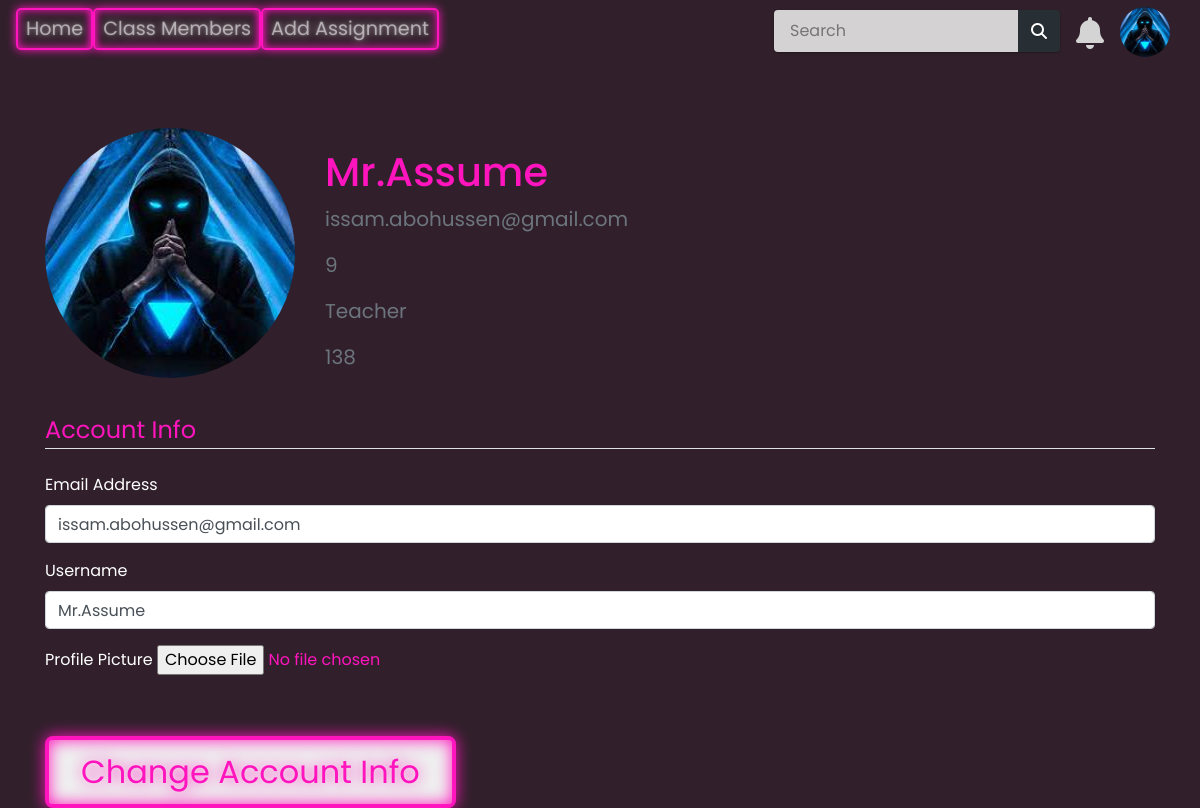
Screenshot of /profile (signed in) with the database file from the repository.
### tables this page shows
CREATE TABLE users (id INTEGER PRIMARY KEY AUTOINCREMENT NOT NULL, username TEXT NOT NULL, email TEXT NOT NULL, password TEXT NOT NULL, role TEXT NOT NULL, school TEXT NOT NULL, grade TEXT NOT NULL, profile_pic TEXT NOT NULL, groupNumber INTEGER NOT NULL);

### app.py (the view, shortened to what this page needs)
@app.route('/profile', methods=['GET', 'POST'])
@login_required
def profile():
    row = db.execute("SELECT * FROM users WHERE id = ?", session["user_id"])
    username = row[0]["username"]
    email = row[0]["email"]
    password = row[0]["password"]
    role = row[0]["role"]
    grade = row[0]["grade"]
    profile_pic_path = row[0]["profile_pic"]
    image_file = profile_pic_path
    groupNumber = row[0]["groupNumber"]
    navbar_data = get_navbar_data(session["user_id"])
    return render_template('profile.html', title='Account', image_file=os.path.join(app.config["UPLOAD_FODER"], image_file), username=username, email=email, password=password, role=role, grade=grade,groupNumber=groupNumber, loggedIn="True", navbar_data=navbar_data)

### app.py (called while the page is built)
@app.after_request
def after_request(response):
    response.headers["Cache-Control"] = "no-cache, no-store, must-revalidate"
    response.headers["Expires"] = 0
    response.headers["Pragma"] = "no-cache"
    return response

### helpers.py (called while the page is built, shortened)
def login_required(f):
    @wraps(f)
    def decorated_function(*args, **kwargs):
        if session.get("user_id") is None:
            return redirect("/login")
        return f(*args, **kwargs)
    return decorated_function

def get_navbar_data(userId):
    row = db.execute("SELECT * FROM users WHERE id = ?", userId)
    role = row[0]["role"]
    username = row[0]["username"]
    groupNumber = row[0]["groupNumber"]
    profile_pic_path = row[0]["profile_pic"]
    notifications = db.execute("SELECT * FROM notifications WHERE userId = ? ORDER BY dateTime DESC;", session["user_id"])
    navbar_data = [
        {"username": username,
        "groupNumber": groupNumber,
        "role": role,
        "profile_pic_path": profile_pic_path},
        {"notifications": notifications},
        {"notificationslenght": len(notifications)}
    ]
    return navbar_data

### templates/profile.html (shortened to what this page needs)
{% extends "base.html" %} {% block title %}Verify{% endblock %} {% block content %}
<head>
    <link rel="stylesheet" href="{{ url_for('static', filename='styles/btn_style.css')}}">
    <link rel="stylesheet" href="{{ url_for('static', filename='styles/style.css')}}">
</head>
<body >
</body>
<div class="content-section">
    <div class="media">
        <img class="rounded-circle account-img" src="{{ image_file }}">
        <div class="media-body">
            <h2 class="account-heading username-text">{{ username }}</h2>
            <p class="text-secondary email-text">{{ email }}</p>
            <p class="text-secondary email-text">{{ grade }}</p>
            <p class="text-secondary email-text">{{ role }}</p>
            <p class="text-secondary email-text">{{ groupNumber }}</p>
        </div>
    </div>
    <br />
    <form method="POST" action="/profile" enctype="multipart/form-data">
        <fieldset class="form-group">
            <legend class="border-bottom mb-4">Account Info</legend>
            <div class="form-group">
                <label for="email" style="color:white;">Email Address</label>
                <input autocomplete="off" type="email" class="form-control" id="email" name="email" placeholder="Enter email" value="{{ email }}"/>
            </div>
            <div class="form-group">
                <label for="username" style="color:white;">Username</label>
                <input autocomplete="off" type="text" class="form-control" id="username" name="username" placeholder="Enter Username" value="{{ username }}"/>
            </div>
            <div class="form-group">
                <label for="Image" style="color:white;">Profile Picture</label>
                <input autocomplete="off" type="file" accept="image/*" id="Image" name="Image" placeholder="Select Image" "/>
            </div>
        </fieldset>
        <br />
        <button type="submit" class="neon-button">Change Account Info</button>
    </form>
</div>
{% endblock %}

### templates/base.html (shortened to what this page needs)
<!DOCTYPE html>
<html>
<head>
    <link rel="stylesheet" href="https://stackpath.bootstrapcdn.com/bootstrap/4.4.1/css/bootstrap.min.css" />
    <link rel="stylesheet" href="https://stackpath.bootstrapcdn.com/font-awesome/4.7.0/css/font-awesome.min.css" />
    <link rel="stylesheet" href="/static/styles/base.css"/>
</head>
<body>
    <nav class="navbar navbar-expand-lg navbar-dark">
        <div class="collapse navbar-collapse" id="navbar">
            <div class="navbar-nav">
                {% if  loggedIn=="True"%}
                <a class="nav-item nav-link neon-button-nav" id="home" href="/">Home</a>
                <a class="nav-item nav-link neon-button-nav" id="ClassMembers" href="/ClassMembers">Class Members</a>
                {% if  navbar_data[0]["role"] =="Teacher"%}
                <a class="nav-item nav-link neon-button-nav" id="AddVokabulary" href="/AddAssignment">Add Assignment</a>
                {% endif %}
                {% else %}
                <a class="nav-item nav-link neon-button-nav" id="login" href="/login">Login</a>
                <a class="nav-item nav-link neon-button-nav" id="signUp" href="/sign-up">Sign Up</a>
                {% endif %}
            </div>
            {% if  loggedIn=="True"%}
    <div class="action">
      <div id="profile" class="profile">
        <img src="/static/profile_pics/{{ navbar_data[0]["profile_pic_path"] }}">
      </div>
    </div>
    <div id="wrapper" class="wrapper">
      <div class="notification_wrap">
        <div class="notification_icon">
          <i class="fas fa-bell"></i>
        </div>
    </div>
  </div>
      <div class="search">
        <input autocomplete="off" id="serchBox" type="text" class="textbox" placeholder="Search">
        <input title="Search" value="" type="submit" class="button">
    </div>
    {% endif %}
    </nav>
    <div class="container">{% block content %} {% endblock %}</div>
</body>
</html>

### static/styles/base.css (style rules this page uses)
* { margin: 0; padding: 0; font-family: 'Poppins', sans-serif; }
.action { position: fixed; top: 7px; right: 30px; z-index: 10; }
.action .profile { position: relative; width: 50px; height: 50px; border-radius: 50%; overflow: hidden; cursor: pointer; }
.action .profile img { position: absolute; top: 0; left: 0; width: 100%; height: 100%; object-fit: cover; }
.wrapper { position: fixed; top: 10px; right: -140px; z-index: 9; }
.notification_wrap { width: 500px; }
.notification_wrap .notification_icon { position: relative; width: 50px; height: 50px; font-size: 32px; margin: 0 auto; text-align: center; color: #d4d4d4; }
.notification_wrap .notification_icon .fa-bell { cursor: pointer; }
.search { outline: 0; -webkit-box-shadow: 0 1px 3px rgba(0, 0, 0, 0.12), 0 1px 2px rgba(0, 0, 0, 0.24); box-shadow: 0 1px 3px rgba(0, 0, 0, 0.12), 0 1px 2px rgba(0, 0, 0, 0.24); -webkit-border-radius: 4px; border-radius: 4px; position: fixed; top: 10px; right: 140px; z-index: 11; }
.search > .textbox { outline: 0; height: 42px; width: 244px; line-height: 42px; padding: 0 16px; background-color: rgba(255, 255, 255, 0.8); color: #212121; border: 0; float: left; -webkit-border-radius: 4px 0 0 4px; border-radius: 4px 0 0 4px; }
.search > .button { outline: 0; background: none; background-color: rgba(38, 50, 56, 0.8); float: left; height: 42px; width: 42px; text-align: center; line-height: 42px; border: 0; color: #FFF; font: normal normal normal 14px/1 FontAwesome; font-size: 16px; text-rendering: auto; text-shadow: 0 1px 1px rgba(0, 0, 0, 0.2); -webkit-transition: background-color .4s ease; transition: background-color .4s ease; -webkit-border-radius: 0 4px 4px 0; border-radius: 0 4px 4px 0; }

### static/styles/btn_style.css (style rules this page uses)
:root { --clr-neon: hsl(317 100% 54%); --clr-bg: hsl(323 21% 16%); }
*, *::before, *::after { box-sizing: border-box; }
body { min-height: 100vh; background: var(--clr-bg); font-family: "Balsamiq Sans", cursive; color: var(--clr-neon); }
.neon-button { font-size: 2rem; display: inline-block; cursor: pointer; text-decoration: none; color: var(--clr-neon); border: var(--clr-neon) 0.125em solid; padding: 0.25em 1em; border-radius: 0.25em; text-shadow: 0 0 0.125em hsl(0 0% 100% / 0.3), 0 0 0.45em currentColor; box-shadow: inset 0 0 0.5em 0 var(--clr-neon), 0 0 0.5em 0 var(--clr-neon); position: relative; }
.neon-button::before { pointer-events: none; content: ""; position: absolute; background: var(--clr-neon); top: 120%; left: 0; max-width: 100%; height: 100%; transform: perspective(1em) rotateX(40deg) scale(1, 0.35); filter: blur(1em); opacity: 0.7; }
.neon-button::after { content: ""; position: absolute; top: 0; bottom: 0; left: 0; right: 0; box-shadow: 0 0 2em 0.5em var(--clr-neon); opacity: 0; background-color: var(--clr-neon); z-index: -1; transition: opacity 100ms linear; }
.neon-button-nav { font-size: 1.2rem; display: inline-block; cursor: pointer; text-decoration: none; color: var(--clr-neon); border: var(--clr-neon) 0.125em solid; padding: 0.25em 1em; border-radius: 0.25em; text-shadow: 0 0 0.125em hsl(0 0% 100% / 0.3), 0 0 0.45em currentColor; box-shadow: inset 0 0 0.5em 0 var(--clr-neon), 0 0 0.5em 0 var(--clr-neon); position: relative; padding-left: 30em; padding-right: 30em; }
.neon-button-nav::after { content: ""; position: absolute; top: 0; bottom: 0; left: 0; right: 0; box-shadow: 0 0 2em 0.5em var(--clr-neon); opacity: 0; background-color: var(--clr-neon); z-index: -1; transition: opacity 100ms linear; }
.content-section { margin-top: 20px; margin-top: 70px; }

### static/styles/style.css (style rules this page uses)
.email-text { color: rgb(105, 255, 230); margin-left: 30px; }
.username-text { margin-top: 20px; margin-left: 30px; }
* { -webkit-box-sizing: border-box; -moz-box-sizing: border-box; box-sizing: border-box; margin: 0; padding: 0; }
.container { width: 100%; }
@media (min-width: 576px) { .account-img { width: 250px; height: 250px; top: 20%; } }
@media (min-width: 576px) { .media-body h2 { font-size: 40px; } }
@media (min-width: 576px) { .media-body p { font-size: 20px; } }
@media (min-width: 576px) { .email-text { font-size: 20px; } }

### rows the page displays
users: profile_pic (picture), username "Mr.Assume", email "issam.abohussen@gmail.com", role "Teacher"

### other values shown
{{ grade }} "9"
{{ groupNumber }} "138"
